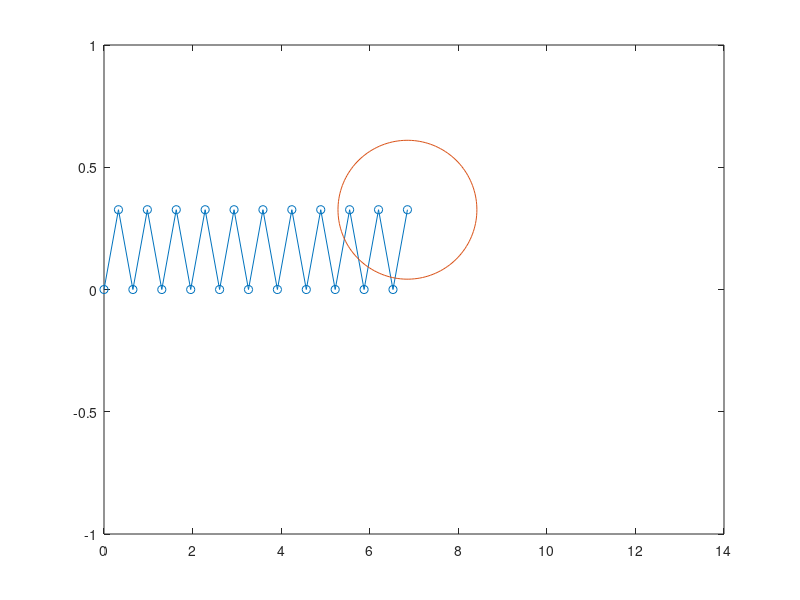

Reproduce this figure in MATLAB.
%a)
comp = 10;

x = 0:comp;
y = zeros(1,11);

V1 = [x;y]
%b)
V2 = [x+0.5;0.5*ones(1,11)]

%c)
count_v1=1;
count_v2=1;
Z=[0;0];
for i = 1:length(V1)+length(V2)
    if rem(i,2) == 0
        Z(:,i) = V2(:,count_v2);
        count_v2 = count_v2 +1;
    else
        Z(:,i) = V1(:,count_v1);
        count_v1 = count_v1 +1;
    end
end
Z


%% d)
for i = 1:length(Z)
    hold on
    plot(Z(1,:),Z(2,:),'-o')
    axis equal
end
plot(Z(1,length(Z)),Z(2,length(Z)),'-o','MarkerSize',100)
hold off


%% e)
a=2;
T=10;
dt=0.5;

for t = 0:60
    hold off
    dx=1+(a/comp)*cos (2*pi*t/T);
    Z=Z.*dx;
    dx=1+(a/comp)*cos(2*pi*t/T);
    
    plot(Z(1,1:length(Z)),Z(2,1:length(Z)),'-o')
    hold on
    plot(Z(1,length(Z)),Z(2,length(Z)),'-o','MarkerSize',100)
    axis([0 comp+2*a -1 1])
    hold off
    pause(dt)
end
